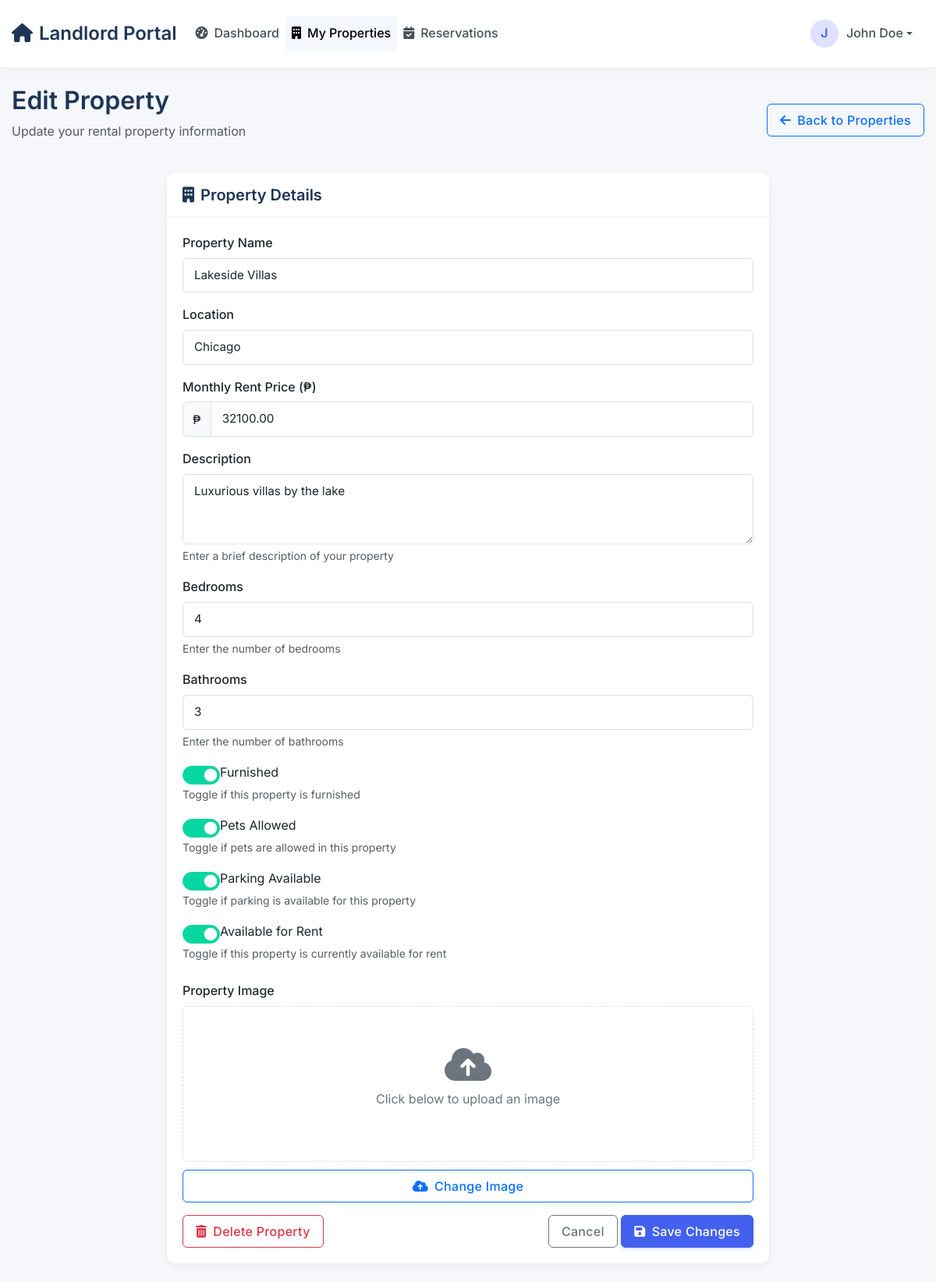
Screenshot of /LANDLORD/edit_apartment.php?id=5 (signed in) with the database file from the repository.
### tables this page shows
CREATE TABLE `apartments` (
  `id` int(11) NOT NULL,
  `name` varchar(255) NOT NULL,
  `location` varchar(255) NOT NULL,
  `price` decimal(10,2) NOT NULL,
  `available` tinyint(1) DEFAULT 1,
  `owner_id` int(11) DEFAULT NULL,
  `tenant_id` int(11) DEFAULT NULL,
  `description` text DEFAULT NULL,
  `bedrooms` int(11) DEFAULT 1,
  `bathrooms` int(11) DEFAULT 1,
  `furnished` tinyint(1) DEFAULT 0,
  `pets_allowed` tinyint(1) DEFAULT 0,
  `parking` tinyint(1) DEFAULT 0,
  `internet` tinyint(1) DEFAULT 0,
  `created_at` timestamp NOT NULL DEFAULT current_timestamp(),
  `updated_at` timestamp NULL DEFAULT NULL ON UPDATE current_timestamp(),
  `image_url` varchar(255) DEFAULT NULL
);

### LANDLORD/edit_apartment.php (the view, shortened to what this page needs)
<?php
require_once('../includes/db_connection.php');
$user_id = $_SESSION['user_id'];
$user_fullname = htmlspecialchars(ucwords(strtolower($_SESSION['name'] . " " . $_SESSION['lastname'])));
$apartment_id = $_GET['id'];
$check_sql = "SELECT * FROM apartments WHERE id = ? AND owner_id = ?";
$check_stmt = $conn->prepare($check_sql);
$check_stmt->bind_param("ii", $apartment_id, $user_id);
$check_stmt->execute();
$result = $check_stmt->get_result();
$apartment = $result->fetch_assoc();
?>
<!DOCTYPE html>
<html lang="en">
<head>
    <link href="https://cdn.jsdelivr.net/npm/bootstrap@5.3.0/dist/css/bootstrap.min.css" rel="stylesheet">
    <link rel="stylesheet" href="https://cdnjs.cloudflare.com/ajax/libs/font-awesome/6.4.0/css/all.min.css">
</head>
<body>
    <nav class="navbar navbar-expand-lg custom-navbar">
        <div class="container">
            <a class="navbar-brand" href="#">
                <i class="fas fa-home me-2"></i>Landlord Portal
            </a>
            <div class="collapse navbar-collapse" id="navbarNav">
                <ul class="navbar-nav me-auto">
                    <li class="nav-item">
                        <a class="nav-link" href="dashboard.php">
                            <i class="fas fa-tachometer-alt me-2"></i>Dashboard
                        </a>
                    </li>
                    <li class="nav-item">
                        <a class="nav-link active" href="manage_apartments.php">
                            <i class="fas fa-building me-2"></i>My Properties
                        </a>
                    </li>
                    <li class="nav-item">
                        <a class="nav-link" href="manage_reservations.php">
                            <i class="fas fa-calendar-check me-2"></i>Reservations
                        </a>
                    </li>
                </ul>
                <div class="dropdown user-dropdown">
                    <a class="nav-link dropdown-toggle" href="#" role="button" data-bs-toggle="dropdown">
                        <div class="user-avatar">
                            <?php echo substr($_SESSION['name'], 0, 1); ?>
                        </div>
                        <span class="d-none d-sm-inline"><?php echo $user_fullname; ?></span>
                    </a>
                </div>
            </div>
        </div>
    </nav>
    <div class="container mt-4">
        <div class="d-flex justify-content-between align-items-center mb-4">
            <div>
                <h2>Edit Property</h2>
                <p class="text-muted">Update your rental property information</p>
            </div>
            <div>
                <a href="manage_apartments.php" class="btn btn-outline-primary">
                    <i class="fas fa-arrow-left me-2"></i>Back to Properties
                </a>
            </div>
        </div>
        <div class="row">
            <div class="col-lg-8 mx-auto">
                <div class="card">
                    <div class="card-header">
                        <h5 class="mb-0"><i class="fas fa-building me-2"></i>Property Details</h5>
                    </div>
                    <div class="card-body">
                        <form method="POST" action="">
                            <div class="mb-3">
                                <label for="name" class="form-label">Property Name</label>
                                <input type="text" class="form-control" id="name" name="name"
                                       value="<?php echo htmlspecialchars($apartment['name']); ?>" required>
                            </div>
                            <div class="mb-3">
                                <label for="location" class="form-label">Location</label>
                                <input type="text" class="form-control" id="location" name="location"
                                       value="<?php echo htmlspecialchars($apartment['location']); ?>" required>
                            </div>
                            <div class="mb-3">
                                <label for="price" class="form-label">Monthly Rent Price (₱)</label>
                                <div class="input-group">
                                    <span class="input-group-text">₱</span>
                                    <input type="number" step="0.01" min="0" class="form-control" id="price" name="price"
                                           value="<?php echo htmlspecialchars($apartment['price']); ?>" required>
                                </div>
                            </div>
                            <div class="mb-3">
                                <label for="description" class="form-label">Description</label>
                                <textarea class="form-control" id="description" name="description" rows="3" required><?php echo htmlspecialchars($apartment['description']); ?></textarea>
                                <div class="form-text">Enter a brief description of your property</div>
                            </div>
                            <div class="mb-3">
                                <label for="bedrooms" class="form-label">Bedrooms</label>
                                <input type="number" min="0" class="form-control" id="bedrooms" name="bedrooms"
                                       value="<?php echo htmlspecialchars($apartment['bedrooms']); ?>" required>
                                <div class="form-text">Enter the number of bedrooms</div>
                            </div>
                            <div class="mb-3">
                                <label for="bathrooms" class="form-label">Bathrooms</label>
                                <input type="number" min="0" class="form-control" id="bathrooms" name="bathrooms"
                                       value="<?php echo htmlspecialchars($apartment['bathrooms']); ?>" required>
                                <div class="form-text">Enter the number of bathrooms</div>
                            </div>
                            <div class="mb-3">
                                <div class="form-check form-switch">
                                    <input class="form-check-input" type="checkbox" id="furnished" name="furnished" value="1"
                                           <?php echo $apartment['furnished'] ? 'checked' : ''; ?>>
                                    <label class="form-check-label" for="furnished">Furnished</label>
                                </div>
                                <div class="form-text">Toggle if this property is furnished</div>
                            </div>
                            <div class="mb-3">
                                <div class="form-check form-switch">
                                    <input class="form-check-input" type="checkbox" id="pets_allowed" name="pets_allowed" value="1"
                                           <?php echo $apartment['pets_allowed'] ? 'checked' : ''; ?>>
                                    <label class="form-check-label" for="pets_allowed">Pets Allowed</label>
                                </div>
                                <div class="form-text">Toggle if pets are allowed in this property</div>
                            </div>
                            <div class="mb-3">
                                <div class="form-check form-switch">
                                    <input class="form-check-input" type="checkbox" id="parking" name="parking" value="1"
                                           <?php echo $apartment['parking'] ? 'checked' : ''; ?>>
                                    <label class="form-check-label" for="parking">Parking Available</label>
                                </div>
                                <div class="form-text">Toggle if parking is available for this property</div>
                            </div>
                            <?php
                            $check_res_sql = "SELECT COUNT(*) as count FROM reservations
                                             WHERE apartment_id = ? AND status = 'reserved'";
                            $check_res_stmt = $conn->prepare($check_res_sql);
                            $check_res_stmt->bind_param("i", $apartment_id);
                            $check_res_stmt->execute();
                            $reservation_count = $check_res_stmt->get_result()->fetch_assoc()['count'];
                            ?>
                            <div class="mb-4">
                                <div class="form-check form-switch">
                                    <input class="form-check-input" type="checkbox" id="available" name="available"
                                           <?php echo $apartment['available'] ? 'checked' : ''; ?>
                                           <?php echo ($reservation_count > 0) ? 'disabled' : ''; ?>>
                                    <label class="form-check-label" for="available">Available for Rent</label>
                                </div>
                                <?php if ($reservation_count > 0): ?>
                                    <div class="form-text text-danger">
                                        <i class="fas fa-exclamation-triangle me-1"></i>
                                        This property has active reservations and cannot be marked as unavailable.
                                    </div>
                                <?php else: ?>
                                    <div class="form-text">Toggle if this property is currently available for rent</div>
                                <?php endif; ?>
                            </div>
                            <div class="mb-3">
                                <label class="form-label">Property Image</label>
                                <div class="image-preview <?php echo (!empty($apartment['image_url'])) ? 'has-image' : ''; ?>" id="imagePreview">
                                    <div class="upload-prompt">
                                        <i class="fas fa-cloud-upload-alt fa-3x mb-2"></i>
                                        <p>Click below to upload an image</p>
                                    </div>
                                </div>
                                <button type="button" id="upload_widget" class="btn btn-outline-primary upload-btn">
                                    <i class="fas fa-cloud-upload-alt me-2"></i>Change Image
                                </button>
                            </div>
                            <div class="d-grid gap-2 d-md-flex justify-content-md-between">
                                <a href="delete_apartment.php?id=<?php echo $apartment_id; ?>"
                                   class="btn btn-outline-danger"
                                   onclick="return confirm('Are you sure you want to delete this property? This action cannot be undone.')">
                                    <i class="fas fa-trash-alt me-2"></i>Delete Property
                                </a>
                                <div>
                                    <a href="manage_apartments.php" class="btn btn-outline-secondary">Cancel</a>
                                    <button type="submit" class="btn btn-primary">
                                        <i class="fas fa-save me-2"></i>Save Changes
                                    </button>
                                </div>
                            </div>
                        </form>
                    </div>
                </div>
            </div>
        </div>
    </div>
</body>
</html>

### LANDLORD/edit_apartment.php (style rules this page uses)
:root { --primary-color: #4361ee; --primary-hover: #3a56d4; --danger-color: #ef476f; --danger-hover: #d23d60; --success-color: #06d6a0; --warning-color: #ffd166; --dark-color: #1d3557; --light-color: #f8f9fa; }
body { font-family: 'Inter', -apple-system, BlinkMacSystemFont, 'Segoe UI', Roboto, Oxygen, Ubuntu, sans-serif; background-color: #f5f7fa; color: #333; line-height: 1.6; }
.container { max-width: 1340px; margin: 0 auto; padding: 0 15px; }
h2, h4, h5 { font-weight: 600; color: var(--dark-color); }
.card { border: none; border-radius: 10px; box-shadow: 0 4px 12px rgba(0, 0, 0, 0.05); overflow: hidden; margin-bottom: 24px; }
.card-header { background-color: #fff; border-bottom: 1px solid rgba(0, 0, 0, 0.08); padding: 16px 20px; }
.card-body { padding: 20px; }
.btn { font-weight: 500; letter-spacing: 0.3px; border-radius: 6px; padding: 8px 16px; transition: all 0.3s ease; position: relative; overflow: hidden; }
.btn-primary { background-color: var(--primary-color); border-color: var(--primary-color); box-shadow: 0 2px 4px rgba(67, 97, 238, 0.2); }
.form-control, .form-select { border-radius: 6px; border: 1px solid #e0e0e0; padding: 10px 14px; font-size: 0.95rem; transition: all 0.2s ease; }
.form-label { font-weight: 500; margin-bottom: 6px; }
.form-switch .form-check-input { width: 3em; height: 1.5em; margin-top: 0.25em; }
.form-switch .form-check-input:checked { background-color: var(--success-color); border-color: var(--success-color); }
.custom-navbar { background-color: #ffffff; box-shadow: 0 2px 10px rgba(0, 0, 0, 0.05); padding: 15px 0; }
.navbar-brand { font-weight: 600; font-size: 1.5rem; color: var(--dark-color); }
.nav-link { color: #495057; font-weight: 500; padding: 10px 15px; border-radius: 6px; transition: all 0.3s ease; }
.nav-link:hover, .nav-link.active { color: var(--primary-color); background-color: rgba(67, 97, 238, 0.05); }
.user-dropdown .dropdown-toggle { display: flex; align-items: center; }
.user-avatar { width: 36px; height: 36px; border-radius: 50%; background-color: #e0e0ff; color: var(--primary-color); display: flex; align-items: center; justify-content: center; font-weight: 600; margin-right: 10px; }
.image-preview { width: 100%; height: 200px; border: 1px dashed #ddd; border-radius: 6px; margin-bottom: 10px; display: flex; justify-content: center; align-items: center; overflow: hidden; position: relative; }
.upload-prompt { text-align: center; color: #6c757d; }
.upload-btn { width: 100%; }

### rows the page displays
apartments: name "Lakeside Villas", location "Chicago", price "32100.00", description "Luxurious villas by the lake", bedrooms "4", bathrooms "3", furnished "☑", pets_allowed "☑", parking "☑", available "☑"

### other values shown
substr($_SESSION['name'], 0, 1) "J"
$user_fullname "John Doe"
